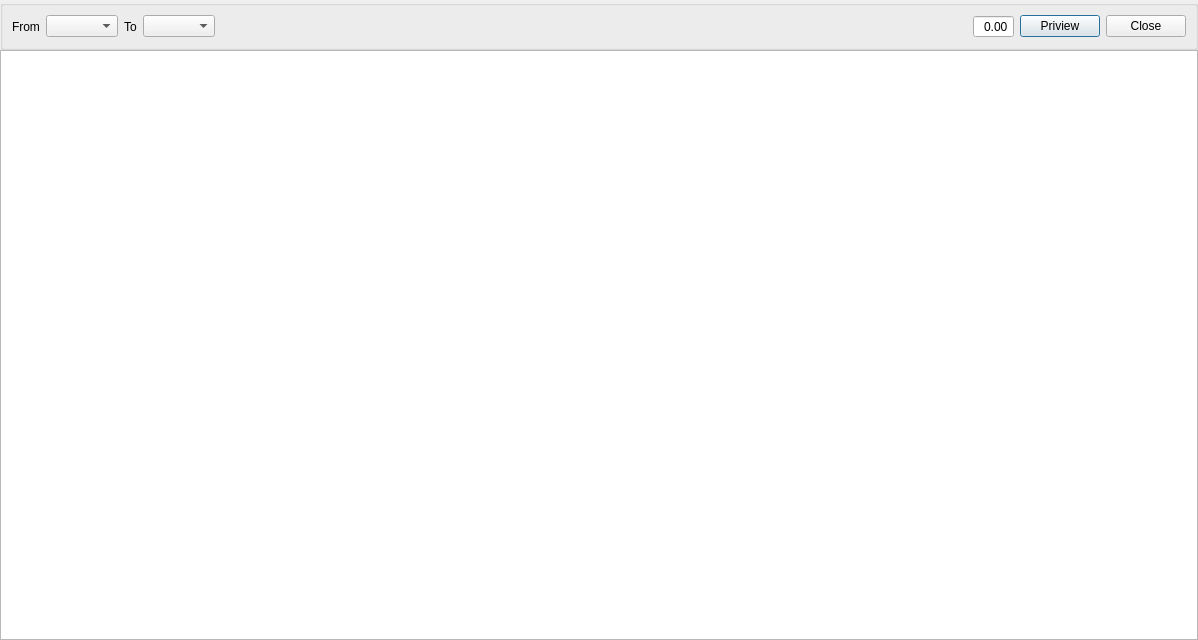
<?xml version="1.0" encoding="UTF-8"?>
<ui version="4.0">
 <class>PeriodCloseDialog</class>
 <widget class="QDialog" name="PeriodCloseDialog">
  <property name="geometry">
   <rect>
    <x>0</x>
    <y>0</y>
    <width>1198</width>
    <height>640</height>
   </rect>
  </property>
  <property name="windowTitle">
   <string>Period Close</string>
  </property>
  <layout class="QGridLayout" name="gridLayout">
   <property name="leftMargin">
    <number>0</number>
   </property>
   <property name="topMargin">
    <number>0</number>
   </property>
   <property name="rightMargin">
    <number>0</number>
   </property>
   <property name="bottomMargin">
    <number>0</number>
   </property>
   <property name="verticalSpacing">
    <number>0</number>
   </property>
   <item row="0" column="0">
    <widget class="QGroupBox" name="groupBoxPeriodClose">
     <property name="title">
      <string/>
     </property>
     <layout class="QHBoxLayout" name="horizontalLayout">
      <item>
       <widget class="QLabel" name="label">
        <property name="text">
         <string>From</string>
        </property>
       </widget>
      </item>
      <item>
       <widget class="ComboBox" name="comboBoxFrom"/>
      </item>
      <item>
       <widget class="QLabel" name="label_2">
        <property name="text">
         <string>To</string>
        </property>
       </widget>
      </item>
      <item>
       <widget class="ComboBox" name="comboBoxTo"/>
      </item>
      <item>
       <spacer name="horizontalSpacer">
        <property name="orientation">
         <enum>Qt::Orientation::Horizontal</enum>
        </property>
        <property name="sizeHint" stdset="0">
         <size>
          <width>240</width>
          <height>20</height>
         </size>
        </property>
       </spacer>
      </item>
      <item>
       <widget class="QDoubleSpinBox" name="doubleSpinBox">
        <property name="alignment">
         <set>Qt::AlignmentFlag::AlignRight|Qt::AlignmentFlag::AlignTrailing|Qt::AlignmentFlag::AlignVCenter</set>
        </property>
        <property name="readOnly">
         <bool>true</bool>
        </property>
        <property name="buttonSymbols">
         <enum>QAbstractSpinBox::ButtonSymbols::NoButtons</enum>
        </property>
        <property name="showGroupSeparator" stdset="0">
         <bool>true</bool>
        </property>
        <property name="stepType">
         <enum>QAbstractSpinBox::StepType::AdaptiveDecimalStepType</enum>
        </property>
       </widget>
      </item>
      <item>
       <widget class="QPushButton" name="pushButtonPriview">
        <property name="text">
         <string>Priview</string>
        </property>
       </widget>
      </item>
      <item>
       <widget class="QPushButton" name="pushButtonClose">
        <property name="text">
         <string>Close</string>
        </property>
       </widget>
      </item>
     </layout>
    </widget>
   </item>
   <item row="1" column="0">
    <widget class="QTableView" name="tableView"/>
   </item>
  </layout>
 </widget>
 <customwidgets>
  <customwidget>
   <class>ComboBox</class>
   <extends>QComboBox</extends>
   <header location="global">widget/combobox.h</header>
  </customwidget>
 </customwidgets>
 <tabstops>
  <tabstop>comboBoxTo</tabstop>
  <tabstop>pushButtonPriview</tabstop>
  <tabstop>pushButtonClose</tabstop>
  <tabstop>doubleSpinBox</tabstop>
  <tabstop>tableView</tabstop>
 </tabstops>
 <resources/>
 <connections/>
</ui>
